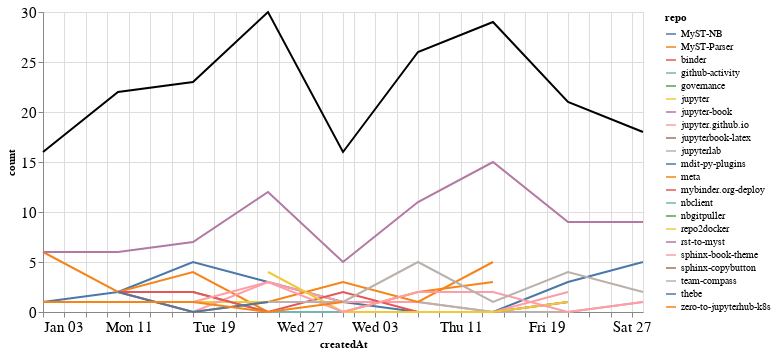

The code cell stored with this chart in its notebook:
### Markdown cell above
### Comments

### Code cell
comments_time = comments.groupby('repo').resample('W', on='createdAt').count()['author'].reset_index()
comments_time = comments_time.rename(columns={'author': 'count'})
comments_time_total = comments_time.groupby('createdAt').agg({"count": "sum"}).reset_index()
ch1 = alt.Chart(comments_time, width=600).mark_line().encode(
    x='createdAt',
    y='count',
    color='repo',
    tooltip="repo"
)

ch2 = alt.Chart(comments_time_total, width=600).mark_line(color="black").encode(
    x='createdAt',
    y='count',
)

ch1 + ch2

### Figure 1 — Vega-Lite specification as saved in the notebook (floating-point values rounded to 4 significant figures)
{"config": {"axisLeft": {"labelFontSize": 15}, "axisBottom": {"labelFontSize": 15}}, "layer": [{"data": {"name": "data-9223e1abbe891f616bc7c930308c3400"}, "mark": "line", "encoding": {"color": {"type": "nominal", "field": "repo"}, "tooltip": {"type": "nominal", "field": "repo"}, "x": {"type": "temporal", "field": "createdAt"}, "y": {"type": "quantitative", "field": "count"}}, "width": 600}, {"data": {"name": "data-c46af147a7568d7f9c22352c819c9faa"}, "mark": {"type": "line", "color": "black"}, "encoding": {"x": {"type": "temporal", "field": "createdAt"}, "y": {"type": "quantitative", "field": "count"}}, "width": 600}], "$schema": "https://vega.github.io/schema/vega-lite/v4.8.1.json", "datasets": {"data-9223e1abbe891f616bc7c930308c3400": [{"repo": "MyST-NB", "createdAt": "2021-01-03T00:00:00", "count": 1}, {"repo": "MyST-NB", "createdAt": "2021-01-10T00:00:00", "count": 2}, {"repo": "MyST-NB", "createdAt": "2021-01-17T00:00:00", "count": 5}, {"repo": "MyST-NB", "createdAt": "2021-01-24T00:00:00", "count": 3}, {"repo": "MyST-NB", "createdAt": "2021-01-31T00:00:00", "count": 1}, {"repo": "MyST-NB", "createdAt": "2021-02-07T00:00:00", "count": 0}, {"repo": "MyST-NB", "createdAt": "2021-02-14T00:00:00", "count": 0}, {"repo": "MyST-NB", "createdAt": "2021-02-21T00:00:00", "count": 3}, {"repo": "MyST-NB", "createdAt": "2021-02-28T00:00:00", "count": 5}, {"repo": "MyST-Parser", "createdAt": "2021-01-03T00:00:00", "count": 6}, {"repo": "MyST-Parser", "createdAt": "2021-01-10T00:00:00", "count": 2}, {"repo": "MyST-Parser", "createdAt": "2021-01-17T00:00:00", "count": 4}, {"repo": "MyST-Parser", "createdAt": "2021-01-24T00:00:00", "count": 0}, {"repo": "MyST-Parser", "createdAt": "2021-01-31T00:00:00", "count": 0}, {"repo": "MyST-Parser", "createdAt": "2021-02-07T00:00:00", "count": 2}, {"repo": "MyST-Parser", "createdAt": "2021-02-14T00:00:00", "count": 3}, {"repo": "binder", "createdAt": "2021-01-31T00:00:00", "count": 1}, {"repo": "github-activity", "createdAt": "2021-01-17T00:00:00", "count": 2}, {"repo": "github-activity", "createdAt": "2021-01-24T00:00:00", "count": 0}, {"repo": "github-activity", "createdAt": "2021-01-31T00:00:00", "count": 0}, {"repo": "github-activity", "createdAt": "2021-02-07T00:00:00", "count": 0}, {"repo": "github-activity", "createdAt": "2021-02-14T00:00:00", "count": 0}, {"repo": "github-activity", "createdAt": "2021-02-21T00:00:00", "count": 1}, {"repo": "governance", "createdAt": "2021-01-24T00:00:00", "count": 1}, {"repo": "jupyter", "createdAt": "2021-01-17T00:00:00", "count": 1}, {"repo": "jupyter", "createdAt": "2021-01-24T00:00:00", "count": 1}, {"repo": "jupyter", "createdAt": "2021-01-31T00:00:00", "count": 1}, {"repo": "jupyter-book", "createdAt": "2021-01-03T00:00:00", "count": 6}, {"repo": "jupyter-book", "createdAt": "2021-01-10T00:00:00", "count": 6}, {"repo": "jupyter-book", "createdAt": "2021-01-17T00:00:00", "count": 7}, {"repo": "jupyter-book", "createdAt": "2021-01-24T00:00:00", "count": 12}, {"repo": "jupyter-book", "createdAt": "2021-01-31T00:00:00", "count": 5}, {"repo": "jupyter-book", "createdAt": "2021-02-07T00:00:00", "count": 11}, {"repo": "jupyter-book", "createdAt": "2021-02-14T00:00:00", "count": 15}, {"repo": "jupyter-book", "createdAt": "2021-02-21T00:00:00", "count": 9}, {"repo": "jupyter-book", "createdAt": "2021-02-28T00:00:00", "count": 9}, {"repo": "jupyter.github.io", "createdAt": "2021-01-10T00:00:00", "count": 2}, {"repo": "jupyter.github.io", "createdAt": "2021-01-17T00:00:00", "count": 0}, {"repo": "jupyter.github.io", "createdAt": "2021-01-24T00:00:00", "count": 3}, {"repo": "jupyter.github.io", "createdAt": "2021-01-31T00:00:00", "count": 1}, {"repo": "jupyter.github.io", "createdAt": "2021-02-07T00:00:00", "count": 1}, {"repo": "jupyter.github.io", "createdAt": "2021-02-14T00:00:00", "count": 0}, {"repo": "jupyter.github.io", "createdAt": "2021-02-21T00:00:00", "count": 2}, {"repo": "jupyterbook-latex", "createdAt": "2021-02-07T00:00:00", "count": 2}, {"repo": "jupyterlab", "createdAt": "2021-02-07T00:00:00", "count": 1}, {"repo": "jupyterlab", "createdAt": "2021-02-14T00:00:00", "count": 0}, {"repo": "jupyterlab", "createdAt": "2021-02-21T00:00:00", "count": 0}, {"repo": "jupyterlab", "createdAt": "2021-02-28T00:00:00", "count": 1}, {"repo": "mdit-py-plugins", "createdAt": "2021-02-07T00:00:00", "count": 1}, {"repo": "meta", "createdAt": "2021-01-10T00:00:00", "count": 2}, {"repo": "meta", "createdAt": "2021-01-17T00:00:00", "count": 0}, {"repo": "meta", "createdAt": "2021-01-24T00:00:00", "count": 1}, {"repo": "meta", "createdAt": "2021-01-31T00:00:00", "count": 3}, {"repo": "meta", "createdAt": "2021-02-07T00:00:00", "count": 1}, {"repo": "meta", "createdAt": "2021-02-14T00:00:00", "count": 5}, {"repo": "mybinder.org-deploy", "createdAt": "2021-01-10T00:00:00", "count": 2}, {"repo": "mybinder.org-deploy", "createdAt": "2021-01-17T00:00:00", "count": 2}, {"repo": "mybinder.org-deploy", "createdAt": "2021-01-24T00:00:00", "count": 0}, {"repo": "mybinder.org-deploy", "createdAt": "2021-01-31T00:00:00", "count": 2}, {"repo": "mybinder.org-deploy", "createdAt": "2021-02-07T00:00:00", "count": 0}, {"repo": "mybinder.org-deploy", "createdAt": "2021-02-14T00:00:00", "count": 0}, {"repo": "mybinder.org-deploy", "createdAt": "2021-02-21T00:00:00", "count": 1}, {"repo": "nbclient", "createdAt": "2021-02-14T00:00:00", "count": 3}, {"repo": "nbgitpuller", "createdAt": "2021-01-10T00:00:00", "count": 2}, {"repo": "repo2docker", "createdAt": "2021-01-24T00:00:00", "count": 4}, {"repo": "repo2docker", "createdAt": "2021-01-31T00:00:00", "count": 0}, {"repo": "repo2docker", "createdAt": "2021-02-07T00:00:00", "count": 0}, {"repo": "repo2docker", "createdAt": "2021-02-14T00:00:00", "count": 0}, {"repo": "repo2docker", "createdAt": "2021-02-21T00:00:00", "count": 1}, {"repo": "rst-to-myst", "createdAt": "2021-01-03T00:00:00", "count": 1}, {"repo": "sphinx-book-theme", "createdAt": "2021-01-10T00:00:00", "count": 1}, {"repo": "sphinx-book-theme", "createdAt": "2021-01-17T00:00:00", "count": 1}, {"repo": "sphinx-book-theme", "createdAt": "2021-01-24T00:00:00", "count": 3}, {"repo": "sphinx-book-theme", "createdAt": "2021-01-31T00:00:00", "count": 0}, {"repo": "sphinx-book-theme", "createdAt": "2021-02-07T00:00:00", "count": 2}, {"repo": "sphinx-book-theme", "createdAt": "2021-02-14T00:00:00", "count": 2}, {"repo": "sphinx-book-theme", "createdAt": "2021-02-21T00:00:00", "count": 0}, {"repo": "sphinx-book-theme", "createdAt": "2021-02-28T00:00:00", "count": 1}, {"repo": "sphinx-copybutton", "createdAt": "2021-01-03T00:00:00", "count": 1}, {"repo": "team-compass", "createdAt": "2021-01-24T00:00:00", "count": 1}, {"repo": "team-compass", "createdAt": "2021-01-31T00:00:00", "count": 1}, {"repo": "team-compass", "createdAt": "2021-02-07T00:00:00", "count": 5}, {"repo": "team-compass", "createdAt": "2021-02-14T00:00:00", "count": 1}, {"repo": "team-compass", "createdAt": "2021-02-21T00:00:00", "count": 4}, {"repo": "team-compass", "createdAt": "2021-02-28T00:00:00", "count": 2}, {"repo": "thebe", "createdAt": "2021-01-10T00:00:00", "count": 2}, {"repo": "thebe", "createdAt": "2021-01-17T00:00:00", "count": 0}, {"repo": "thebe", "createdAt": "2021-01-24T00:00:00", "count": 1}, {"repo": "zero-to-jupyterhub-k8s", "createdAt": "2021-01-03T00:00:00", "count": 1}, {"repo": "zero-to-jupyterhub-k8s", "createdAt": "2021-01-10T00:00:00", "count": 1}, {"repo": "zero-to-jupyterhub-k8s", "createdAt": "2021-01-17T00:00:00", "count": 1}, {"repo": "zero-to-jupyterhub-k8s", "createdAt": "2021-01-24T00:00:00", "count": 0}, {"repo": "zero-to-jupyterhub-k8s", "createdAt": "2021-01-31T00:00:00", "count": 1}], "data-c46af147a7568d7f9c22352c819c9faa": [{"createdAt": "2021-01-03T00:00:00", "count": 16}, {"createdAt": "2021-01-10T00:00:00", "count": 22}, {"createdAt": "2021-01-17T00:00:00", "count": 23}, {"createdAt": "2021-01-24T00:00:00", "count": 30}, {"createdAt": "2021-01-31T00:00:00", "count": 16}, {"createdAt": "2021-02-07T00:00:00", "count": 26}, {"createdAt": "2021-02-14T00:00:00", "count": 29}, {"createdAt": "2021-02-21T00:00:00", "count": 21}, {"createdAt": "2021-02-28T00:00:00", "count": 18}]}}
